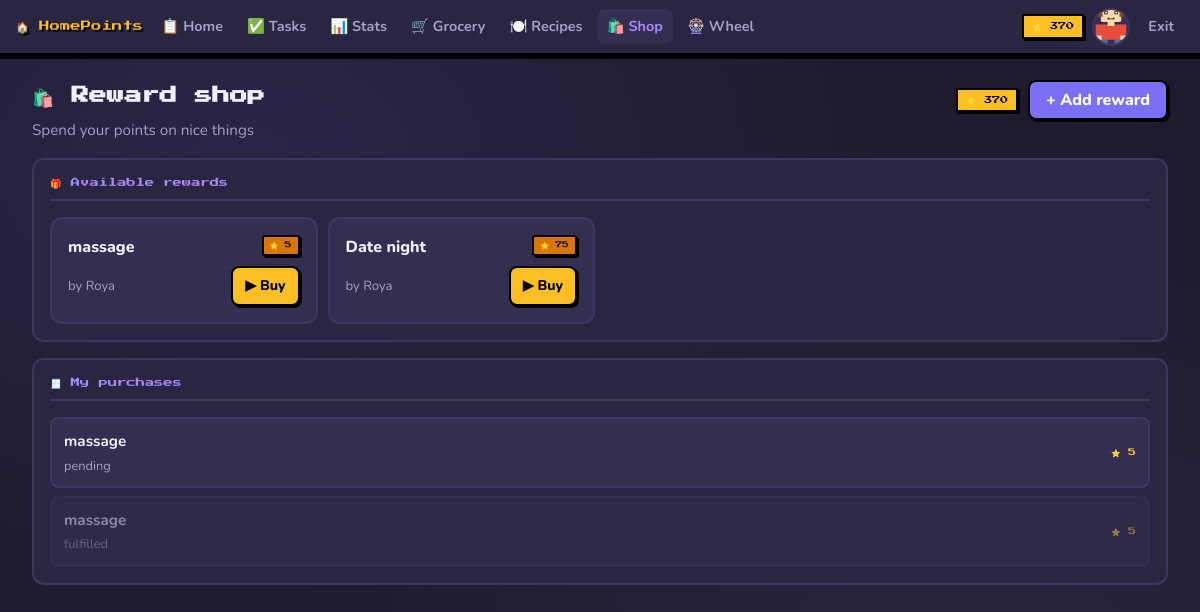
Screenshot of /shop (signed in) with the database file from the repository.
### tables this page shows
CREATE TABLE users (
        id INTEGER PRIMARY KEY AUTOINCREMENT,
        username TEXT UNIQUE NOT NULL,
        password TEXT NOT NULL,
        household_id TEXT,
        points INTEGER DEFAULT 0,
        created_at TIMESTAMP DEFAULT CURRENT_TIMESTAMP
    , avatar_skin INTEGER DEFAULT 0, avatar_hair INTEGER DEFAULT 0, avatar_top INTEGER DEFAULT 0, hidden_suggestions TEXT DEFAULT '', avatar_hair_long INTEGER DEFAULT 0, avatar_hair_style TEXT DEFAULT 'short', avatar_hair_color TEXT DEFAULT '#8B4513', avatar_skin_color TEXT DEFAULT '#FFDBAC', avatar_shirt TEXT DEFAULT '#e74c3c', avatar_shirt_dark TEXT DEFAULT '#c0392b', avatar_pants TEXT DEFAULT '#4a6fa5', avatar_outfit TEXT DEFAULT 'tshirt', avatar_accessory TEXT DEFAULT 'none');

CREATE TABLE rewards (
        id INTEGER PRIMARY KEY AUTOINCREMENT,
        household_id TEXT NOT NULL,
        title TEXT NOT NULL,
        description TEXT,
        points_cost INTEGER DEFAULT 50,
        created_by INTEGER NOT NULL,
        created_at TIMESTAMP DEFAULT CURRENT_TIMESTAMP
    );

CREATE TABLE purchases (
        id INTEGER PRIMARY KEY AUTOINCREMENT,
        reward_id INTEGER NOT NULL,
        bought_by INTEGER NOT NULL,
        redeemed_by INTEGER,
        status TEXT DEFAULT 'pending',         -- pending / fulfilled
        purchased_at TIMESTAMP DEFAULT CURRENT_TIMESTAMP
    );

### app.py (the view)
@app.route('/shop')
@login_required
def shop():
    user = get_current_user()
    conn = get_db()
    rewards = conn.execute('''SELECT rewards.*, users.username as creator_name FROM rewards
        LEFT JOIN users ON rewards.created_by=users.id
        WHERE rewards.household_id=? ORDER BY rewards.points_cost''',(user['household_id'],)).fetchall()
    my_purchases = conn.execute('''SELECT purchases.*, rewards.title as reward_title, rewards.points_cost
        FROM purchases JOIN rewards ON purchases.reward_id=rewards.id
        WHERE purchases.bought_by=? ORDER BY purchases.purchased_at DESC''',(user['id'],)).fetchall()
    owed_to_me = conn.execute('''SELECT purchases.*, rewards.title as reward_title, users.username as buyer_name
        FROM purchases JOIN rewards ON purchases.reward_id=rewards.id
        JOIN users ON purchases.bought_by=users.id
        WHERE purchases.redeemed_by=? AND purchases.status="pending"''',(user['id'],)).fetchall()
    conn.close()
    return render_template('shop.html', user=user, rewards=rewards, my_purchases=my_purchases, owed_to_me=owed_to_me)

### app.py (called while the page is built)
def get_db():
    conn = sqlite3.connect(DB)
    conn.row_factory = sqlite3.Row
    return conn

def login_required(f):
    from functools import wraps
    @wraps(f)
    def decorated(*args, **kwargs):
        if 'user_id' not in session: return redirect(url_for('login'))
        return f(*args, **kwargs)
    return decorated

def get_current_user():
    if 'user_id' not in session: return None
    conn = get_db()
    u = conn.execute('SELECT * FROM users WHERE id=?',(session['user_id'],)).fetchone()
    conn.close()
    return u

@app.context_processor
def inject_globals():
    return dict(user=get_current_user())

### templates/shop.html (shortened to what this page needs)
{% extends "base.html" %}
{% block content %}
<div class="page-header">
  <div><h1>🛍️ Reward shop</h1><p class="subtitle">Spend your points on nice things</p></div>
  <div style="display:flex;align-items:center;gap:10px">
    <span class="nav-points">⭐ {{ user.points }}</span>
    <button class="btn btn-primary" onclick="toggleModal('add-reward-modal')">+ Add reward</button>
  </div>
</div>
<div class="panel">
  <div class="panel-title">🎁 Available rewards</div>
  {% if rewards %}
    <div class="rewards-grid">
      {% for reward in rewards %}
      <div class="reward-card {% if user.points < reward.points_cost %}cant-afford{% endif %}">
        <div class="reward-header">
          <span class="reward-title">{{ reward.title }}</span>
          <span class="badge badge-cost">⭐ {{ reward.points_cost }}</span>
        </div>
        <div class="reward-footer">
          <span class="reward-meta">by {{ reward.creator_name }}</span>
          <form method="POST" action="{{ url_for('buy_reward', reward_id=reward.id) }}">
            <button class="btn btn-gold btn-sm" {% if user.points < reward.points_cost %}disabled{% endif %}>
              {% if user.points < reward.points_cost %}🔒 Need {{ reward.points_cost - user.points }} more{% else %}▶ Buy{% endif %}
            </button>
          </form>
        </div>
      </div>
      {% endfor %}
    </div>
  {% else %}
    <p class="empty-state">No rewards yet. Add something fun! 🎉</p>
  {% endif %}
</div>
<div class="panel">
  <div class="panel-title">🧾 My purchases</div>
  {% if my_purchases %}
    <ul class="task-list">
      {% for p in my_purchases %}
      <li class="task-item {% if p.status=='fulfilled' %}done{% endif %}">
        <div class="task-info">
          <span class="task-title">{{ p.reward_title }}</span>
          <span class="task-meta">{{ p.status }}</span>
        </div>
        <span class="task-points">⭐ {{ p.points_cost }}</span>
      </li>
      {% endfor %}
    </ul>
  {% else %}
    <p class="empty-state">Nothing bought yet.</p>
  {% endif %}
</div>
{% endblock %}

### templates/base.html (shortened to what this page needs)
<!DOCTYPE html>
<html lang="en">
<head>
  <link rel="stylesheet" href="{{ url_for('static', filename='css/style.css') }}">
</head>
<body>
{% if session.user_id %}
<nav class="navbar">
  <a href="{{ url_for('dashboard') }}" class="nav-logo">🏠 HomePoints</a>
  <div class="nav-links">
    <a href="{{ url_for('dashboard') }}"  class="nav-link {% if request.endpoint=='dashboard' %}active{% endif %}">📋 Home</a>
    <a href="{{ url_for('tasks') }}"      class="nav-link {% if request.endpoint=='tasks' %}active{% endif %}">✅ Tasks</a>
    <a href="{{ url_for('stats') }}"      class="nav-link {% if request.endpoint=='stats' %}active{% endif %}">📊 Stats</a>
    <a href="{{ url_for('groceries') }}"  class="nav-link {% if request.endpoint=='groceries' %}active{% endif %}">🛒 Grocery</a>
    <a href="{{ url_for('recipes') }}"    class="nav-link {% if request.endpoint=='recipes' %}active{% endif %}">🍽️ Recipes</a>
    <a href="{{ url_for('shop') }}"       class="nav-link {% if request.endpoint=='shop' %}active{% endif %}">🛍️ Shop</a>
    <a href="{{ url_for('wheel') }}"      class="nav-link {% if request.endpoint=='wheel' %}active{% endif %}">🎡 Wheel</a>
  </div>
  <div class="nav-right">
    <span class="nav-points">⭐ {{ user.points if user else 0 }}</span>
    {% if user %}
    <a href="{{ url_for('avatar') }}" style="display:flex;align-items:center;width:38px;height:38px;border:2px solid var(--border);border-radius:50%;overflow:hidden;background:var(--bg3);flex-shrink:0" title="Edit avatar">
    </a>
    {% endif %}
    <a href="{{ url_for('logout') }}" class="nav-link" style="display:none" id="desktop-logout">Exit</a>
  </div>
</nav>
{% endif %}
<main class="main-content">
  {% block content %}{% endblock %}
</main>
</body>
</html>

### rows the page displays
users: points "370"
rewards: title "massage", points_cost "5", creator_name "Roya", shows "▶ Buy"
rewards: title "Date night", points_cost "75", creator_name "Roya", shows "▶ Buy"
purchases: reward_title "massage", status "pending", points_cost "5"
purchases: reward_title "massage", status "fulfilled", points_cost "5"
